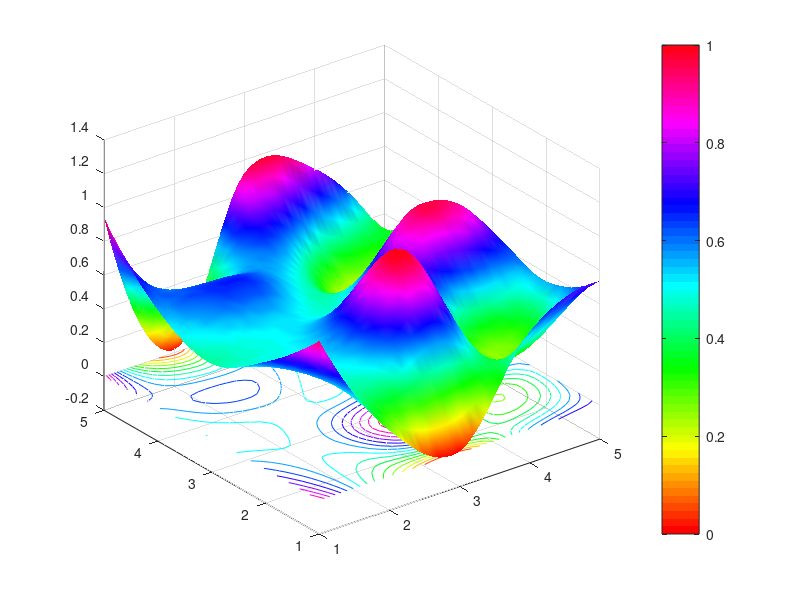

Recreate this plot in MATLAB.
%% Interpolation and surface plots
Z0 = rand(5);
vec1 = 1:5;
[X0, Y0] = meshgrid(vec1, vec1);
vec2 = 1:0.1:5;
[X1, Y1] = meshgrid(vec2, vec2);
Z1 = interp2(X0, Y0, Z0, X1, Y1, 'cubic');
surf(X1, Y1, Z1)
colormap('hsv')
shading('interp')
hold on
contour(X1, Y1, Z1, 15)
colorbar
caxis([0 1])
